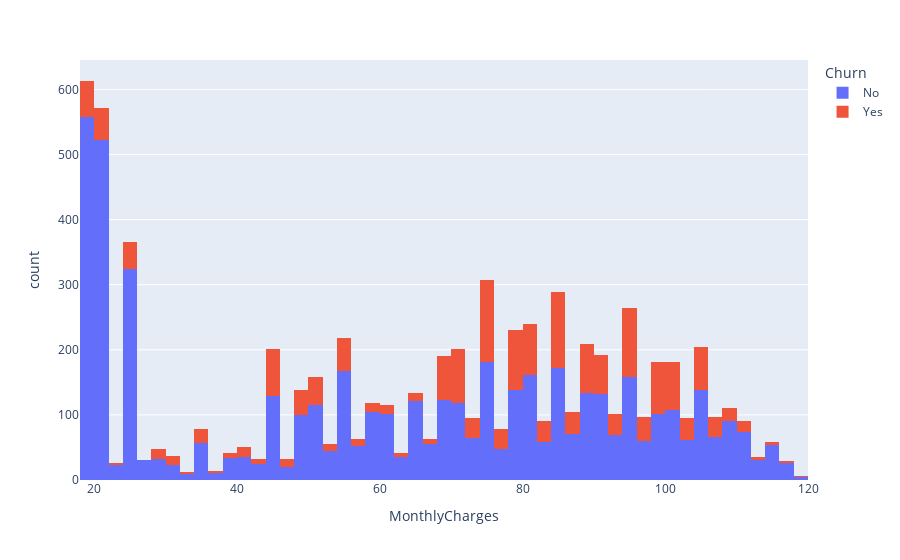

Source (notebook cell):
### Markdown cell above
#### The above plot shows how Monthly Charges and Total Charges are varied in according to the Payment Method.

### Code cell
px.histogram(tc,tc.MonthlyCharges,color='Churn')

### Figure 1 — Plotly figure (JSON) as saved in the notebook; plotly's stock layout.template omitted (floating-point values rounded to 4 significant figures; data arrays with more than 128 entries replaced by an {"elided": "..."} marker saying what was removed)
{"data": [{"alignmentgroup": "True", "bingroup": "x", "hovertemplate": "Churn=No<br>MonthlyCharges=%{x}<br>count=%{y}<extra></extra>", "legendgroup": "No", "marker": {"color": "#636efa", "pattern": {"shape": ""}}, "name": "No", "offsetgroup": "No", "orientation": "v", "showlegend": true, "x": {"elided": "5174 float values"}, "xaxis": "x", "yaxis": "y", "type": "histogram"}, {"alignmentgroup": "True", "bingroup": "x", "hovertemplate": "Churn=Yes<br>MonthlyCharges=%{x}<br>count=%{y}<extra></extra>", "legendgroup": "Yes", "marker": {"color": "#EF553B", "pattern": {"shape": ""}}, "name": "Yes", "offsetgroup": "Yes", "orientation": "v", "showlegend": true, "x": {"elided": "1869 float values"}, "xaxis": "x", "yaxis": "y", "type": "histogram"}], "layout": {"xaxis": {"anchor": "y", "domain": [0, 1], "title": {"text": "MonthlyCharges"}}, "yaxis": {"anchor": "x", "domain": [0, 1], "title": {"text": "count"}}, "legend": {"title": {"text": "Churn"}, "tracegroupgap": 0}, "margin": {"t": 60}, "barmode": "relative"}}
